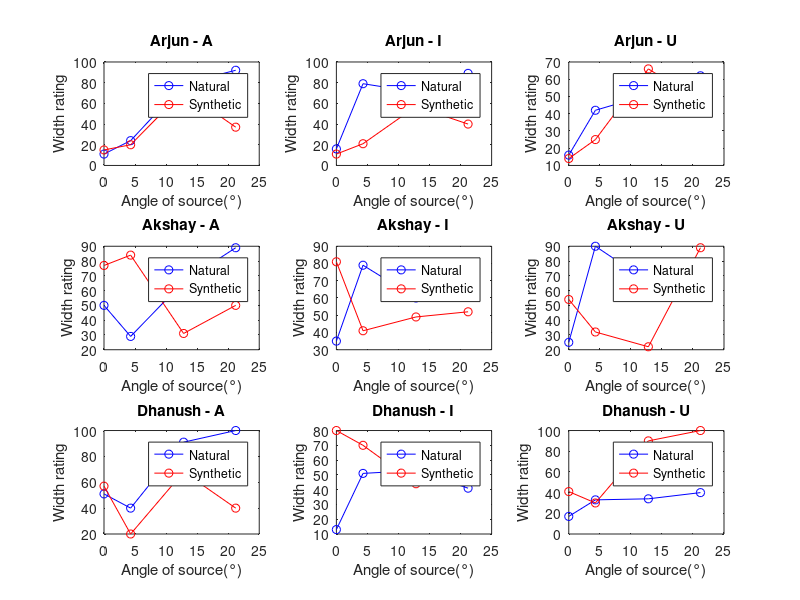

Write the MATLAB code that produced this figure.
% arjun_expt2 = [
% 
%             21 40 56 72;  
%             -10 -10 -10 72 ;  
%             10 24 52 80;
%             -10 -10 -10 -10;
%             64 22 68 85;
%             -10 -10 89 89;
%             
%             ];
%         
%  arjun_expt4 = [
% 
%             12 20 81 60;
%             65 76 86 80;
%             10 16 36 26;
%             -10 84 85 -10;
%             10 90 78 22;
%             29 48 91 80;
%             
%             ];
%         
%  akshay_expt2 = [
%      
%  21 57 44 79;
%  -10 -10 -10 -10;
%  18 26 50 74;
%  -10 -10 -10 -10;
%  27 46 63 76;
%  -10 -10 15 73;
%  ];
% 
% akshay_expt4 = [
%     
% 39 18 65 89;
% 17 29 64 79;
% 20 40 71 93;
% 9 17 77 50;
% 23 40 54 87;
% 18 35 73 56;
% 
% ];
%  
% dhanush_expt2 = [
%     
% 90 10 10 80;
% -10 -10 10 79;
% 40 40 40 80;
% -10 -10 41 80;
% 11 50 100 99;
% -10 -10 -10 -10;
% 
% ];
% 
% dhanush_expt4=[
%    10 40 80 100;
%    19 50 79 100;
%    10 50 81 100;
%    10 50 82 100;
%    10 50 81 100;
%    12 50 81 100;
%    
%    
% ];


% 
% akshay_expt1=[
%    50 29 66 89;
%    35 79 60 67;
%    25 90 66 79;
%    77 84 31 50;
%    81 41 49 52;
%    54 32 22 89;
%    
%    
% ];
% 
% dhanush_expt1=[
%    51 40 91 100;
%    13 51 53 41;
%    17 33 34 40;
%    57 20 68 40;
%    80 70 44 51;
%    41 30 90 100;
%    
%    
% ];
% 
% arjun_expt1=[
%    11 24 79 92;
%    16 79 71 89;
%    16 42 51 62;
%    15 20 72 37;
%    11 21 57 40;
%    14 25 66 47;
%    
%    
% ];

load('expt_data/expt1.mat')
load('expt_data/arj_dhan_aks.mat')
x= [0 4.289 12.819 21.21];
% 
subplot(3,3,1);
y1 = arjun_expt1(1,:);
y2 = arjun_expt1(4,:);
plot(x,y1,'-o','color','b')
hold on;
plot(x,y2,'-o','color','r')
xlabel('Angle of source(°)')
ylabel('Width rating')
legend('Natural','Synthetic')
title('Arjun - A')
hold off;


subplot(3,3,2);
y1 = arjun_expt1(2,:);
y2 = arjun_expt1(5,:);
plot(x,y1,'-o','color','b')
hold on;
plot(x,y2,'-o','color','r')
xlabel('Angle of source(°)')
ylabel('Width rating')
legend('Natural','Synthetic')
title('Arjun - I')
hold off;


subplot(3,3,3);
y1 = arjun_expt1(3,:);
y2 = arjun_expt1(6,:);
plot(x,y1,'-o','color','b')
hold on;
plot(x,y2,'-o','color','r')
xlabel('Angle of source(°)')
ylabel('Width rating')
legend('Natural','Synthetic')
title('Arjun - U')
hold off;



subplot(3,3,4);
y1 = akshay_expt1(1,:);
y2 = akshay_expt1(4,:);
plot(x,y1,'-o','color','b')
hold on;
plot(x,y2,'-o','color','r')
xlabel('Angle of source(°)')
ylabel('Width rating')
legend('Natural','Synthetic')
title('Akshay - A')
hold off;


subplot(3,3,5);
y1 = akshay_expt1(2,:);
y2 = akshay_expt1(5,:);
plot(x,y1,'-o','color','b')
hold on;
plot(x,y2,'-o','color','r')
xlabel('Angle of source(°)')
ylabel('Width rating')
legend('Natural','Synthetic')
title('Akshay - I')
hold off;


subplot(3,3,6);
y1 = akshay_expt1(3,:);
y2 = akshay_expt1(6,:);
plot(x,y1,'-o','color','b')
hold on;
plot(x,y2,'-o','color','r')
xlabel('Angle of source(°)')
ylabel('Width rating')
legend('Natural','Synthetic')
title('Akshay - U')
hold off;

subplot(3,3,4);
y1 = akshay_expt1(1,:);
y2 = akshay_expt1(4,:);
plot(x,y1,'-o','color','b')
hold on;
plot(x,y2,'-o','color','r')
xlabel('Angle of source(°)')
ylabel('Width rating')
legend('Natural','Synthetic')
title('Akshay - A')
hold off;


subplot(3,3,5);
y1 = akshay_expt1(2,:);
y2 = akshay_expt1(5,:);
plot(x,y1,'-o','color','b')
hold on;
plot(x,y2,'-o','color','r')
xlabel('Angle of source(°)')
ylabel('Width rating')
legend('Natural','Synthetic')
title('Akshay - I')
hold off;


subplot(3,3,6);
y1 = akshay_expt1(3,:);
y2 = akshay_expt1(6,:);
plot(x,y1,'-o','color','b')
hold on;
plot(x,y2,'-o','color','r')
xlabel('Angle of source(°)')
ylabel('Width rating')
legend('Natural','Synthetic')
title('Akshay - U')
hold off;

subplot(3,3,4);
y1 = akshay_expt1(1,:);
y2 = akshay_expt1(4,:);
plot(x,y1,'-o','color','b')
hold on;
plot(x,y2,'-o','color','r')
xlabel('Angle of source(°)')
ylabel('Width rating')
legend('Natural','Synthetic')
title('Akshay - A')
hold off;


subplot(3,3,5);
y1 = akshay_expt1(2,:);
y2 = akshay_expt1(5,:);
plot(x,y1,'-o','color','b')
hold on;
plot(x,y2,'-o','color','r')
xlabel('Angle of source(°)')
ylabel('Width rating')
legend('Natural','Synthetic')
title('Akshay - I')
hold off;


subplot(3,3,6);
y1 = akshay_expt1(3,:);
y2 = akshay_expt1(6,:);
plot(x,y1,'-o','color','b')
hold on;
plot(x,y2,'-o','color','r')
xlabel('Angle of source(°)')
ylabel('Width rating')
legend('Natural','Synthetic')
title('Akshay - U')
hold off;

subplot(3,3,7);
y1 = dhanush_expt1(1,:);
y2 = dhanush_expt1(4,:);
plot(x,y1,'-o','color','b')
hold on;
plot(x,y2,'-o','color','r')
xlabel('Angle of source(°)')
ylabel('Width rating')
legend('Natural','Synthetic')
title('Dhanush - A')
hold off;


subplot(3,3,8);
y1 = dhanush_expt1(2,:);
y2 = dhanush_expt1(5,:);
plot(x,y1,'-o','color','b')
hold on;
plot(x,y2,'-o','color','r')
xlabel('Angle of source(°)')
ylabel('Width rating')
legend('Natural','Synthetic')
title('Dhanush - I')
hold off;


subplot(3,3,9);
y1 = dhanush_expt1(3,:);
y2 = dhanush_expt1(6,:);
plot(x,y1,'-o','color','b')
hold on;
plot(x,y2,'-o','color','r')
xlabel('Angle of source(°)')
ylabel('Width rating')
legend('Natural','Synthetic')
title('Dhanush - U')
hold off;


% 
% subplot(2,3,2);
% y1 = akshay_expt1(2,:);
% y2 = akshay_expt1(5,:);
% plot(x,y1,'-o','color','b')
% hold on;
% plot(x,y2,'-o','color','r')
% xlabel('Angle of source(°)')
% ylabel('Width rating')
% title('Akshay - I')
% hold off;
% % 
% subplot(2,3,3);
% y1 = akshay_expt1(3,:);
% y2 = akshay_expt1(6,:);
% plot(x,y1,'-o','color','b')
% hold on;
% plot(x,y2,'-o','color','r')
% xlabel('Angle of source(°)')
% ylabel('Width rating')
% title('Akshay - U')
% hold off;
%  
% 
% subplot(2,3,4);
% y1 = dhanush_expt1(1,:);
% y2 = dhanush_expt1(4,:);
% plot(x,y1,'-o','color','b')
% hold on;
% plot(x,y2,'-o','color','r')
% xlabel('Angle of source(°)')
% ylabel('Width rating')
% title('Dhanush - A')
% hold off;
% % % 
% % subplot(3,3,5);
% % y1 = dhanush_expt1(2,:);
% % y2 = dhanush_expt1(5,:);
% % plot(x,y1,'-o','color','b')
% % hold on;
% % plot(x,y2,'-o','color','r')
% % xlabel('Angle of source(°)')
% % ylabel('Width rating')
% % title('Dhanush - I')
% % hold off;
% % % 
% % subplot(3,3,6);
% % y1 = dhanush_expt1(3,:);
% % y2 = dhanush_expt1(6,:);
% % plot(x,y1,'-o','color','b')
% % hold on;
% % plot(x,y2,'-o','color','r')
% % xlabel('Angle of source(°)')
% % ylabel('Width rating')
% % title('Dhanush - U')
% % hold off;
% 
% % subplot(3,3,2);
% % y1 = arjun_expt4(3,:);
% % y2 = arjun_expt4(4,:);
% % plot(x,y1,'-o','color','b')
% % hold on;
% % plot(x,y2,'-o','color','r')
% % xlabel('Angle of source(°)')
% % ylabel('Width rating')
% % title('Arjun - I')
% % hold off;
% % 
% % subplot(3,3,5);
% % y1 = akshay_expt4(3,:);
% % y2 = akshay_expt4(4,:);
% % plot(x,y1,'-o','color','b')
% % hold on;
% % plot(x,y2,'-o','color','r')
% % xlabel('Angle of source(°)')
% % ylabel('Width rating')
% % title('Akshay - I')
% % hold off;
% % 
% % subplot(3,3,8);
% % y1 = dhanush_expt4(3,:);
% % y2 = dhanush_expt4(4,:);
% % plot(x,y1,'-o','color','b')
% % hold on;
% % plot(x,y2,'-o','color','r')
% % xlabel('Angle of source(°)')
% % ylabel('Width rating')
% % title('Dhanush - I')
% % hold off;
% %  
% %  
% %  
% % subplot(3,3,3);
% % y1 = arjun_expt4(5,:);
% % y2 = arjun_expt4(6,:);
% % plot(x,y1,'-o','color','b')
% % hold on;
% % plot(x,y2,'-o','color','r')
% % xlabel('Angle of source(°)')
% % ylabel('Width rating')
% % title('Arjun - U')
% % hold off;
% % 
% % subplot(3,3,6);
% % y1 = akshay_expt4(5,:);
% % y2 = akshay_expt4(6,:);
% % plot(x,y1,'-o','color','b')
% % hold on;
% % plot(x,y2,'-o','color','r')
% % xlabel('Angle of source(°)')
% % ylabel('Width rating')
% % title('Akshay - U')
% % hold off;
% % 
% % subplot(3,3,9);
% % y1 = dhanush_expt4(5,:);
% % y2 = dhanush_expt4(6,:);
% % plot(x,y1,'-o','color','b')
% % hold on;
% % plot(x,y2,'-o','color','r')
% % xlabel('Angle of source(°)')
% % ylabel('Width rating')
% % title('Dhanush - U')
% % hold off;
% %  
% % 
% %         
 